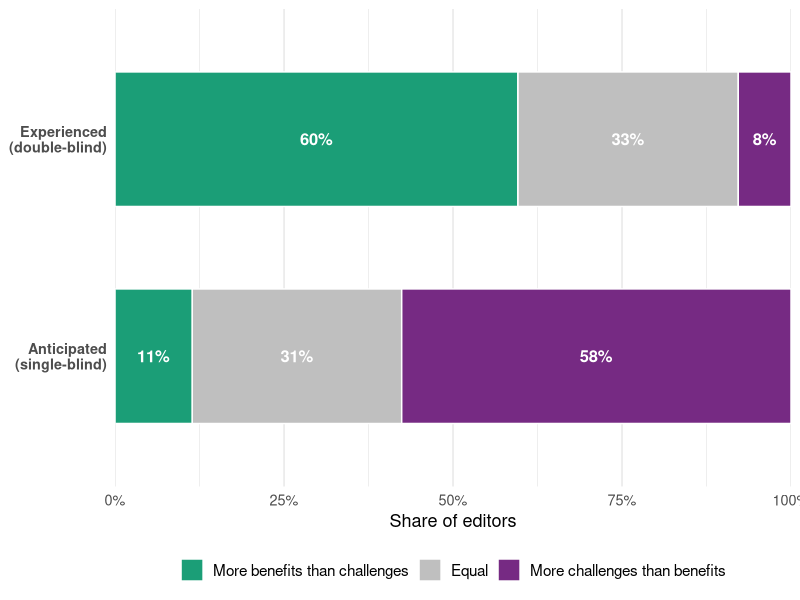

Write R code to recreate this figure.
# 07_figS5_net_favorability.R
# Figure S5: net favorability collapsed to three categories (more challenges /
# equal / more benefits) per model, as a 100% stacked bar.
#
# Input:  data/blinding_survey_dat.csv
# Output: figures/FigureS5_net_favorability.png
# Run from the repo root: Rscript scripts/07_figS5_net_favorability.R

suppressPackageStartupMessages({ library(tidyverse); library(scales) })

# Benefit (5) and challenge (6) item columns
bens  <- c("benefit_a","benefit_b","benefit_c","benefit_d","benefit_e")
chals <- c("challenge_a","challenge_b","challenge_c","challenge_d","challenge_e","challenge_f")

# --- Net favorability per respondent: benefits endorsed minus challenges -----
# Analytical sample, restricted to editors routed to the benefit/challenge items
# (all double/triple-blind, plus single-blind editors with a considered-status).
# net > 0 / < 0 / = 0 -> "more benefits" / "more challenges" / "equal".
d <- read_csv("data/blinding_survey_dat.csv", show_col_types = FALSE) %>%
  filter(sample == "analytical", pub_model == "Double/triple blind" | !is.na(consid_status)) %>%
  mutate(nb = rowSums(across(all_of(bens))),
         nc = rowSums(across(all_of(chals))),
         net = nb - nc) %>%
  filter(!is.na(net)) %>%                       # item-complete respondents
  mutate(group = if_else(pub_model == "Double/triple blind",
                         "Experienced\n(double-blind)", "Anticipated\n(single-blind)"),
         cat = case_when(net > 0 ~ "More benefits than challenges",
                         net < 0 ~ "More challenges than benefits",
                         TRUE    ~ "Equal"))

# --- Share of editors in each category, within model (bars sum to 100%) ------
n_by <- d %>% count(group, name = "n_group")
plot_dat <- d %>% count(group, cat) %>% left_join(n_by, by = "group") %>%
  mutate(prop = n / n_group,
         cat = factor(cat, levels = c("More challenges than benefits", "Equal",
                                      "More benefits than challenges")),
         group = factor(group, levels = c("Anticipated\n(single-blind)",
                                          "Experienced\n(double-blind)")))

# --- Plot: horizontal 100% stacked bar, one bar per model --------------------
cat_cols <- c("More challenges than benefits" = "#762a83",  # purple
              "Equal" = "grey75",
              "More benefits than challenges" = "#1b9e77")   # green

p <- ggplot(plot_dat, aes(x = group, y = prop, fill = cat)) +
  geom_col(width = 0.62, color = "white") +
  geom_text(aes(label = ifelse(prop >= 0.04, percent(prop, accuracy = 1), "")),
            position = position_stack(vjust = 0.5), size = 4.2, color = "white", fontface = "bold") +
  coord_flip() +
  scale_y_continuous(labels = percent, expand = c(0, 0)) +
  scale_fill_manual(values = cat_cols, name = NULL) +
  labs(x = NULL, y = "Share of editors") +
  guides(fill = guide_legend(reverse = TRUE, nrow = 1)) +
  theme_minimal(base_size = 13) +
  theme(legend.position = "bottom",
        panel.grid.major.y = element_blank(),
        axis.text.y = element_text(face = "bold"),
        legend.text = element_text(size = 11))

# --- Console summary + export ------------------------------------------------
n_sb <- n_by$n_group[grepl("Anticipated", n_by$group)]
n_db <- n_by$n_group[grepl("Experienced", n_by$group)]
cat(sprintf("N item-complete: SB=%d, DB=%d, total=%d\n", n_sb, n_db, n_sb + n_db))
print(plot_dat %>% select(group, cat, prop) %>% mutate(prop = round(prop, 3)))

dir.create("figures", showWarnings = FALSE)
ggsave("figures/FigureS5_net_favorability.png", p, width = 8.5, height = 3.6, dpi = 300, bg = "white")
cat("done: figures/FigureS5_net_favorability.png\n")
